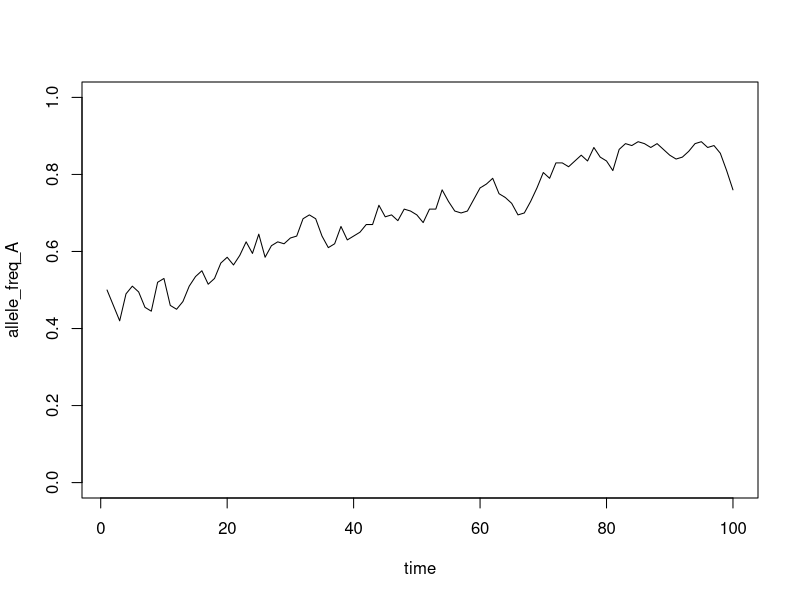
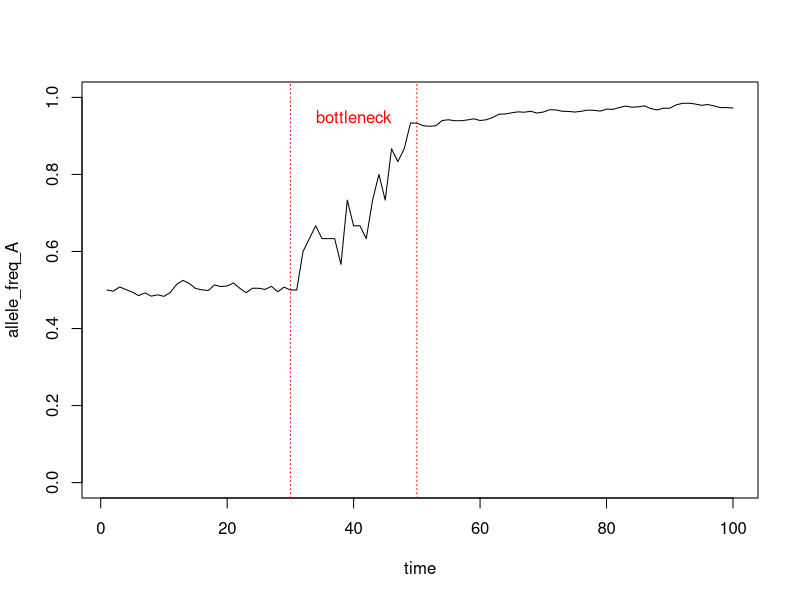

Write the R code that produced these figures, in order.
## ---- chunk 1
set.seed(123)
## ---- chunk 2
pop_size <- 500
## ---- chunk 3
pool_size <- pop_size * 2
## ---- chunk 4
initial_frequency_A <- 0.5
initial_frequency_a <- 1 - initial_frequency_A
## ---- chunk 5
number_A <- round(initial_frequency_A * pool_size)
number_a <- round(initial_frequency_a * pool_size)
## ---- chunk 6
gene_pool <- c(rep("A", number_A), rep("a", number_a))
## ---- chunk 7
table(gene_pool)
## ---- chunk 8
prop.table(table(gene_pool))
## ---- chunk 9
new_gene_pool <- sample(gene_pool, 2 * pop_size, replace = TRUE)
## ---- chunk 10
prop.table(table(new_gene_pool))
## ---- chunk 11
# Set number of generations
n_gen <- 100
pop_size <- 100

# Set up an empty vector of length n_gen to contain results
allele_freq_A <- rep(NA, n_gen)

# Put in an initial value for frequency of A
allele_freq_A[1] <- 0.5

# Establish the initial gene pool and name it gene_pool_time_n
# This part looks complicated, but I am just condensing the code 
# from above into 1 line.
gene_pool_time_n <- c(
  rep("A", round(2 * allele_freq_A[1] * pop_size)),
  rep("a", round(2 * (1 - allele_freq_A[1]) * pop_size))
)

for (i in 2:n_gen) {
  gene_pool_time_n_plus_1 <- sample(gene_pool_time_n,
    pop_size * 2,
    replace = TRUE
  )
  gene_pool_table <- table(factor(gene_pool_time_n_plus_1, 
                                  levels = c("A", "a")))
  allele_freq_A[i] <- gene_pool_table[2] / sum(gene_pool_table)

  # Replace the old gene pool with the new one.
  gene_pool_time_n <- gene_pool_time_n_plus_1
}
## ---- chunk 12
plot(1:n_gen, allele_freq_A, type = "l", 
     xlab = "time", 
     ylim = c(0, 1))
## ---- chunk 13
# Set number of generations
n_gen <- 100

# Set up an empty vector of length n_gen to contain results
allele_freq_A <- rep(NA, n_gen)

# Put in an initial value for frequency of A
allele_freq_A[1] <- 0.5

# Establish the initial gene pool and name it gene_pool_time_n
# This part looks complicated, but I am just condensing the code from above into 1 line.
gene_pool_time_n <- c(
  rep("A", round(2 * allele_freq_A[1] * pop_size)),
  rep("a", round(2 * (1 - allele_freq_A[1]) * pop_size))
)

for (i in 2:n_gen) {
  if (i %in% 30:50) {
  pop_size <- 15
} else {
  pop_size <- 1000
}
  gene_pool_time_n_plus_1 <- sample(gene_pool_time_n,
    pop_size * 2,
    replace = TRUE
  )
  gene_pool_table <- table(gene_pool_time_n_plus_1)
  allele_freq_A[i] <- gene_pool_table[2] / sum(gene_pool_table)

  # Replace the old gene pool with the new one.
  gene_pool_time_n <- gene_pool_time_n_plus_1
}
plot(1:n_gen, allele_freq_A, type = "l", xlab = "time", ylim = c(0, 1))
abline(v = 30,col= "red", lty = 3)
abline(v = 50,col= "red", lty = 3)
text(40,0.95,"bottleneck", col = "red")

